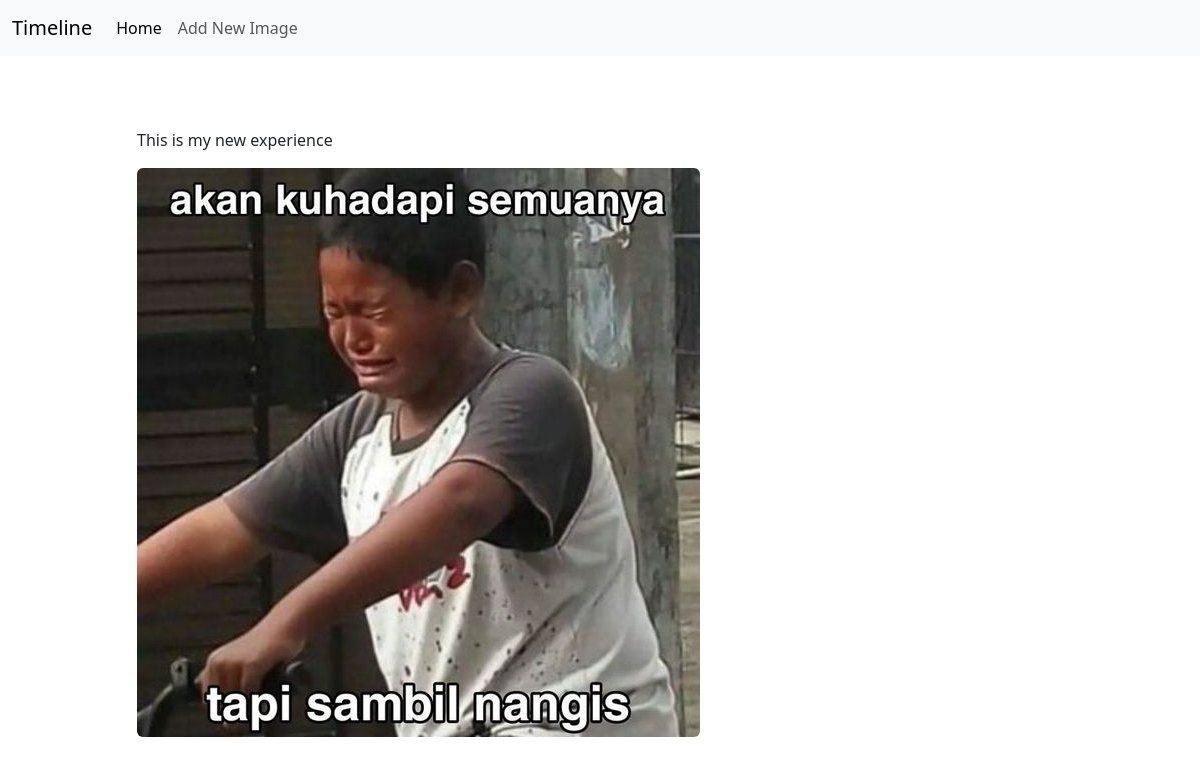
/detail/10/, run on the app's committed database.
### feed/models.py (models this page shows, shortened)
class Post(models.Model):
    text = models.CharField(max_length=140, blank=False, null=False)
    image = ImageField()

### feed/views.py (the view)
# urls.py: path('detail/<int:pk>/', PostDetailView.as_view(), name="detail"),
class PostDetailView(DetailView):
    template_name = "detail.html"
    model = Post

### templates/detail.html (shortened to what this page needs)
{% extends "base.html" %}
{% block body %}
    <div class="row">
        <div class="col-sm-10 offset-sm-1 py-5">
            <p>{{object.text}}</p>
            <img src="{{ object.image.url }}" class="img-fluid rounded">
        </div>
    </div>
{% endblock %}

### data on the page
Post: text "This is my new experience", image (picture)
